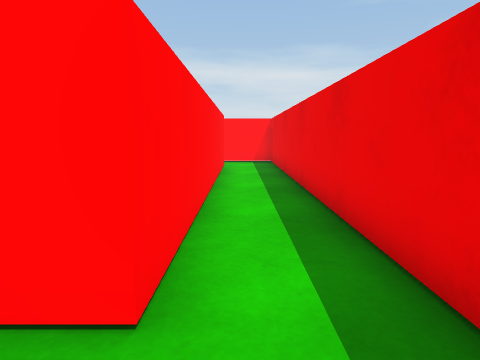
View 1 (above)

17 first-person views from a walk through a 3-D level made in the Unity game engine. The camera is 0.62 m above the floor, tilts 8° down and sees 75° across. The floor is counted in squares, 0.5 m on a side. Each view is taken from the middle of a square. On the plan, view 1 faces up. The plan holds only what a view shows up to about 13 squares ahead; the rest is blank.

View 2
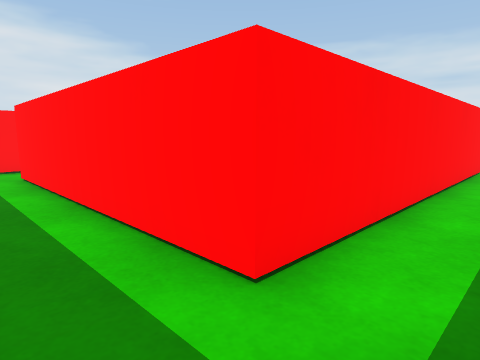

View 3
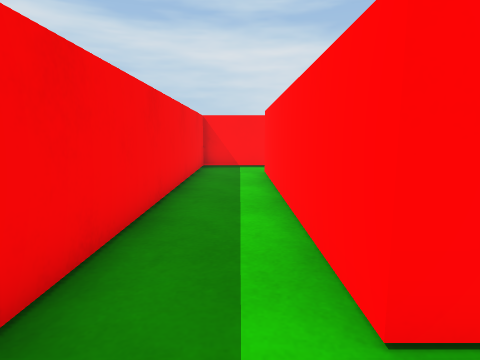

View 4
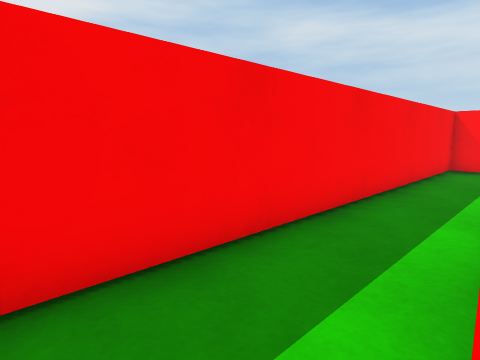

View 5
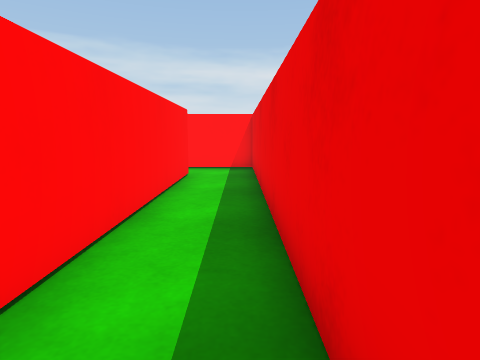

View 6
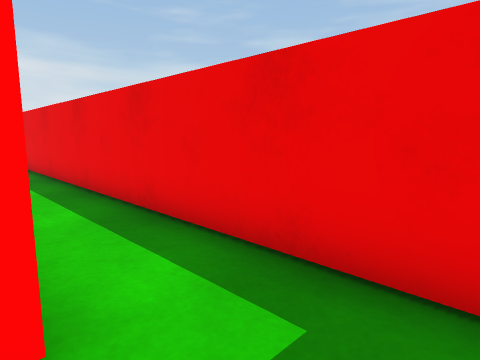

View 7
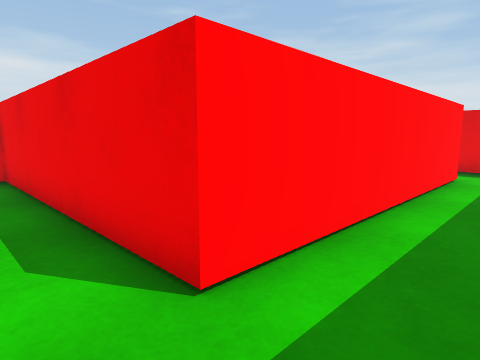

View 8
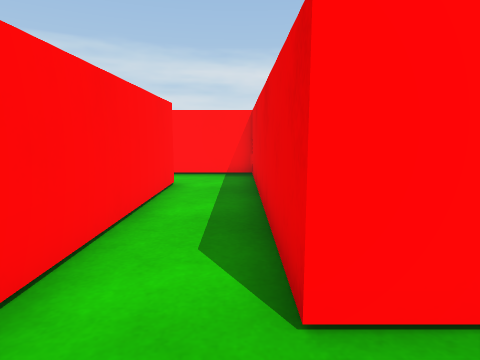

View 9
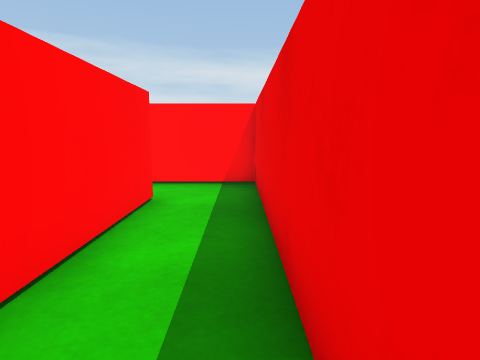

View 10
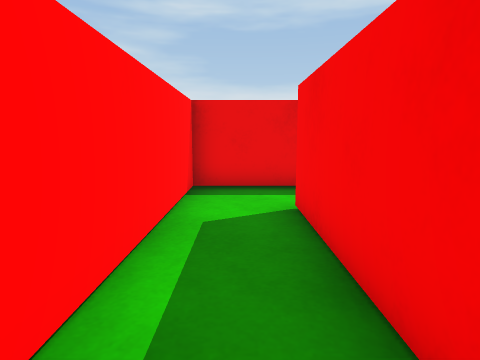

View 11
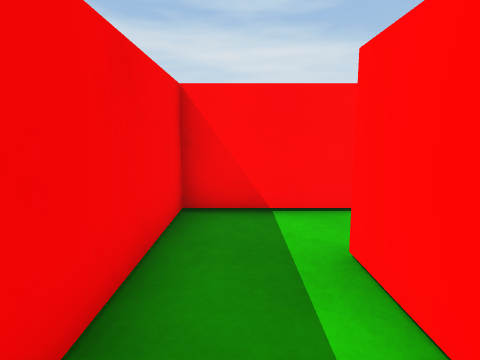

View 12
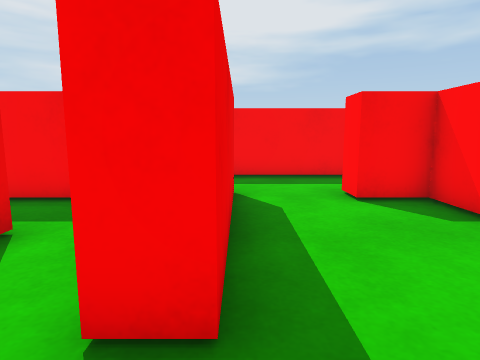

View 13
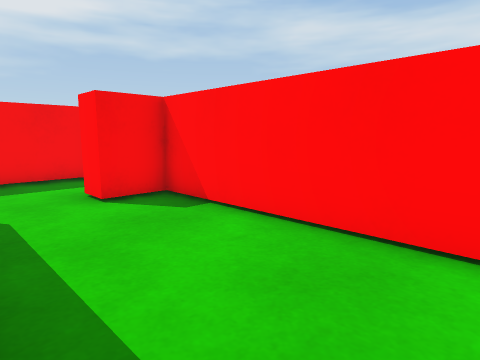

View 14
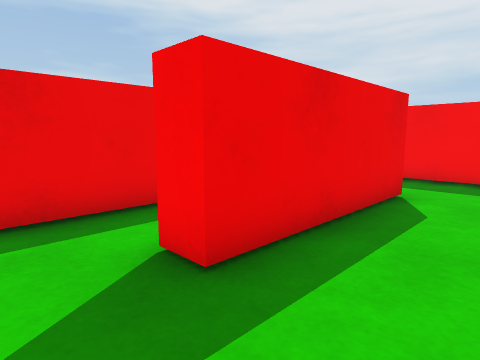

View 15
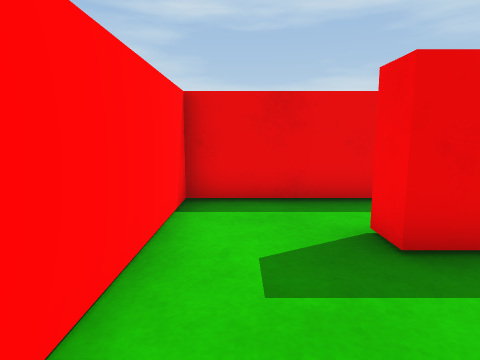

View 16
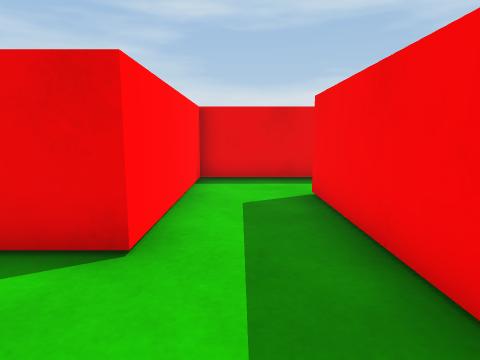

View 17
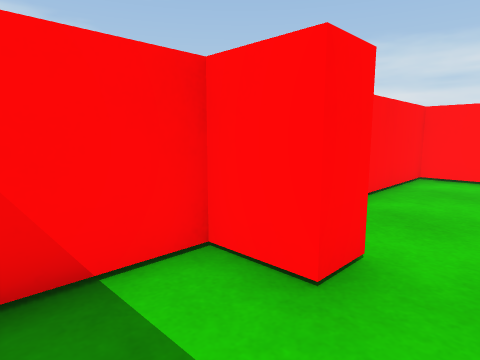

### Floor plan
Points are (right, up) in squares from view 1. A wall is a line through its corners. A room is listed if a view was taken in it or the views show most of it. See-through windows are left out.
Room 1 (views 1, 2, 3, 4, 5, 6, 7, 8, 9)
walls: (1.5, 0.2) (1.5, 14.6); (-11.7, 8) (-11.7, -0.5) (0.8, -0.5); (-0.7, 13.1) (-0.7, 1.8) (-9.6, 1.8) (-9.6, 10.1) (-11.5, 10.1); (1.5, 15) (-1, 15)
ways out: opening at (-12, 9) to room 2; opening at (-1.5, 14)
Room 2 (views 10, 11)
walls: (-18.1, 10.9) (-18.1, 8) (-11.7, 8); (-11.5, 10.1) (-16.1, 10.1) (-16.1, 15) (-17.6, 15)
ways out: opening at (-12, 9) to room 1; opening at (-18.5, 13.5) to room 3
Room 3 (views 12, 13, 14, 15, 16, 17)
walls: (-22.2, 4.5) (-15.4, 4.5); (-17.6, 15) (-22.7, 15) (-22.7, 8) (-21.3, 8) (-21.3, 7.2) (-22.7, 7.2) (-22.7, 5.2); (-13, 3.9) (-13, 7.2) (-18.9, 7.2) (-18.9, 12.3) (-18, 12.3)
ways out: opening at (-18.5, 13.5) to room 2; opening at (-14.5, 4)

Where each view was taken, in squares from view 1:
view 1: 0 up, 0 right, facing up
view 2: 0 up, 1 right, facing up-left
view 3: 1 up, 1 right, facing left
view 4: 2 up, 1 right, facing down-left
view 5: 3 up, 1 right, facing up
view 6: 0 up, 1 left, facing up-right
view 7: 0 up, 11 left, facing up-right
view 8: 0 up, 10 left, facing up
view 9: 2 up, 10 left, facing up
view 10: 9 up, 17 left, facing right
view 11: 9 up, 13 left, facing left
view 12: 14 up, 19 left, facing down
view 13: 14 up, 19 left, facing down-left
view 14: 14 up, 21 left, facing down-right
view 15: 14 up, 22 left, facing right
view 16: 6 up, 22 left, facing right
view 17: 5 up, 20 left, facing up-left
